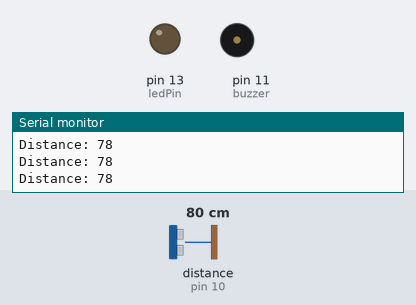
Bench run of a sketch on a simulated Arduino Uno, built with avr-gcc and run on an emulated ATmega328P. Parts: output pins drawn as LEDs (lit = HIGH), buzzer (waves = sounding, pin HIGH), the last lines printed to the serial monitor. Wiring (inferred from the names in the program): ultrasonic range finder: trigger pin 9; echo pin 10. Inputs (shaded band) come from the test bench; at power-on: distance to the obstacle (sensor on pin 10) 80 cm. The echo pulse lasts 58.3 µs per cm; pins used as bus, display or sensor lines are not drawn.

Above: at 1.2 s.
1.3 s: distance to the obstacle (sensor on pin 10) set to 8 cm
4.3 s: distance to the obstacle (sensor on pin 10) set to 5 cm
At 5.1 s:
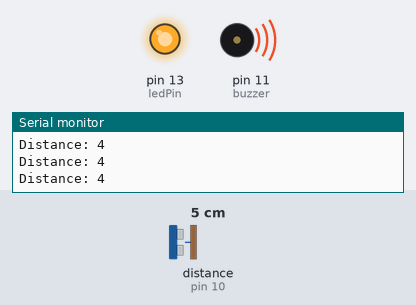
5.8 s: distance to the obstacle (sensor on pin 10) set to 9 cm
At 6.2 s:
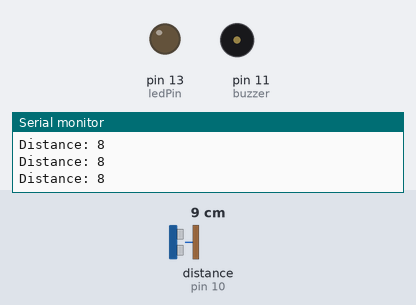
8.8 s: distance to the obstacle (sensor on pin 10) set to 2 cm
At 9.7 s:
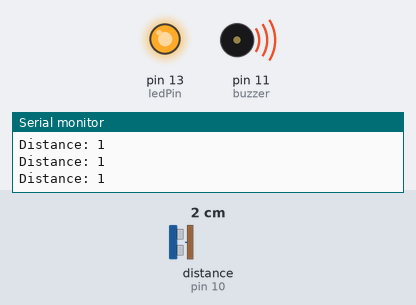
Timing chart, 0 to 11.8 s (numbered marks = the images above; inputs shaded):
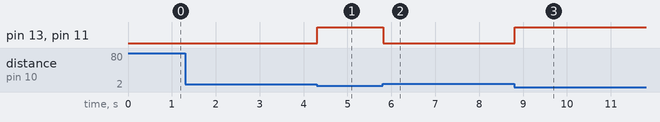

The sketch:

Blind_Stick.ino
```cpp
int trigPin = 9;
int echoPin = 10;
int buzzer = 11;
int ledPin = 13;
int duration = 0;
int distance = 0;
int safetyDistance = 0;


void setup() {
pinMode(trigPin, OUTPUT);
pinMode(echoPin, INPUT);
pinMode(buzzer, OUTPUT);
pinMode(ledPin, OUTPUT);
Serial.begin(9600);
}

void loop(){
digitalWrite(trigPin, LOW);
delayMicroseconds(2);
digitalWrite(trigPin, HIGH);
delayMicroseconds(10);
digitalWrite(trigPin, LOW);

duration = pulseIn(echoPin, HIGH);

distance= duration*0.034/2;

safetyDistance = distance;
if (safetyDistance <= 5){
  digitalWrite(buzzer, HIGH);
  digitalWrite(ledPin, HIGH);
   }
else{
  digitalWrite(buzzer, LOW);
  digitalWrite(ledPin, LOW);
    }
Serial.print("Distance: ");
Serial.println(distance);
}
```

Measured:
- the behaviour switches between 7 and 6 cm on distance to the obstacle (sensor on pin 10) (found by bisection; images 0 and 1)
- after the input at 4.3 s, pin 13 (ledPin), pin 11 (buzzer): LOW → HIGH at once
- after the input at 5.8 s, pin 13 (ledPin), pin 11 (buzzer): HIGH → LOW at once
- after the input at 8.8 s, pin 13 (ledPin), pin 11 (buzzer): LOW → HIGH at once
